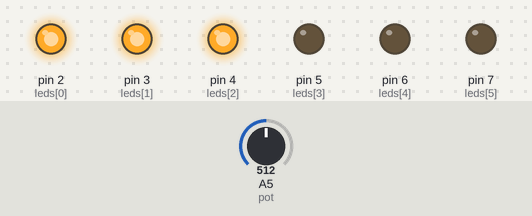
The sketch below on a simulated Arduino Uno, built with avr-gcc and run on an emulated ATmega328P. Shown: output pins drawn as LEDs (lit = HIGH). The test bench sets the inputs (shaded band); at power-on: A5 (pot) = 512.

Above: at 1.2 s.
1.3 s: A5 (pot) set to 667
2.8 s: A5 (pot) set to 697
At 3.3 s:
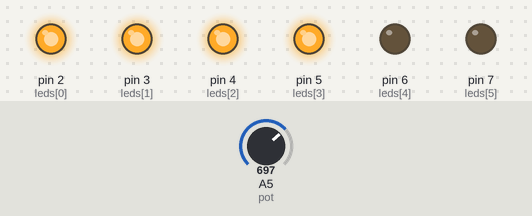
4.3 s: A5 (pot) set to 511
At 5.5 s:
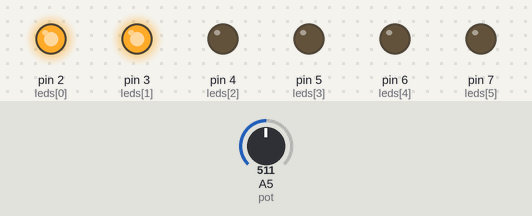
5.8 s: A5 (pot) set to 347
7.3 s: A5 (pot) set to 323
At 7.9 s:
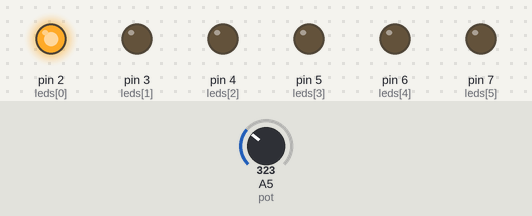
8.8 s: A5 (pot) set to 716
At 10.2 s:
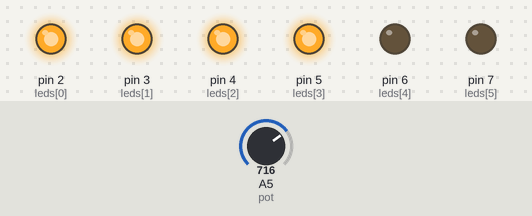
Timing chart, 0 to 11.3 s (numbered marks = the images above; inputs shaded):
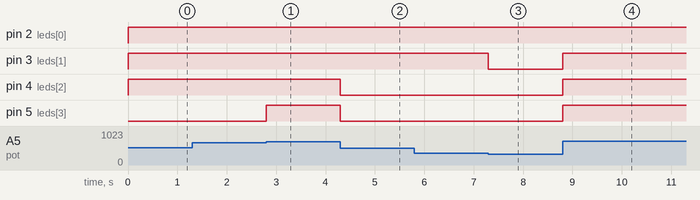

Measured:
- the behaviour switches between 681 and 682 on A5 (pot) (found by bisection; images 0 and 1)
- the behaviour switches between 341 and 340 on A5 (pot) (found by bisection; images 2 and 3)
- after the input at 1.3 s, every drawn part: stays the same
- after the input at 2.8 s, pin 5 (leds[3]): LOW → HIGH at once
- after the input at 4.3 s, pin 4 (leds[2]), pin 5 (leds[3]): HIGH → LOW at once
- after the input at 5.8 s, every drawn part: stays the same
- after the input at 7.3 s, pin 3 (leds[1]): HIGH → LOW at once
- after the input at 8.8 s, pin 3 (leds[1]), pin 4 (leds[2]), pin 5 (leds[3]): LOW → HIGH at once

The sketch:

map_varios.ino
```cpp
int leds[]= {2,3,4,5,6,7};
#define pot A5

void setup() {
  for(int i=0; i< 6; i++){
    pinMode(leds[i],OUTPUT);
  }
  pinMode(pot,INPUT);
}

void acender(int x){
  int i;
  for(i=0; i < x; i++){
    digitalWrite(leds[i],1);
  }
  for(i=x; i < 6; i++){
    digitalWrite(leds[i],0);
  }
  }

void loop() {
  acender(map(analogRead(pot),0,1023,0,6));
}
```
